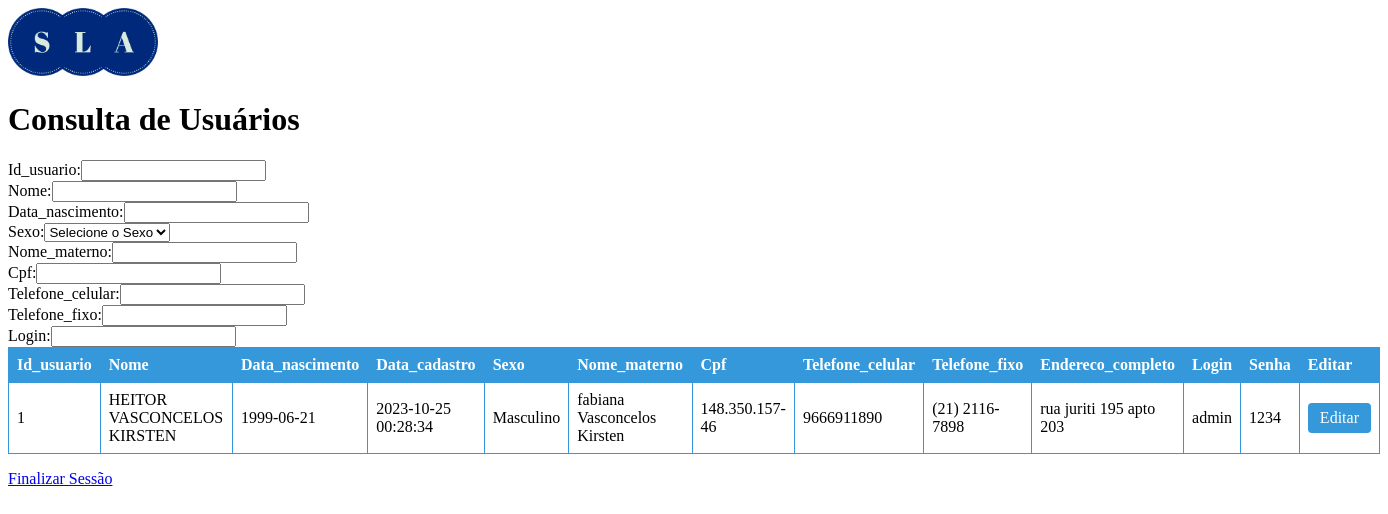
The app's page /search.php (signed in) with its own data.
### tables this page shows
CREATE TABLE `usuario` (
  `id_usuario` int(11) NOT NULL AUTO_INCREMENT,
  `nome` varchar(80) NOT NULL,
  `data_nascimento` date NOT NULL,
  `data_cadastro` timestamp NOT NULL DEFAULT current_timestamp(),
  `sexo` enum('Masculino','Feminino','Outro') NOT NULL,
  `nome_materno` varchar(80) NOT NULL,
  `cpf` char(14) NOT NULL,
  `telefone_celular` char(15) NOT NULL,
  `telefone_fixo` char(15) NOT NULL,
  `endereco_completo` varchar(120) DEFAULT NULL,
  `login` char(6) NOT NULL,
  `senha` char(8) NOT NULL,
  PRIMARY KEY (`id_usuario`),
  UNIQUE KEY `cpf_UNIQUE` (`cpf`),
  UNIQUE KEY `telefone_celular_UNIQUE` (`telefone_celular`),
  UNIQUE KEY `login_UNIQUE` (`login`),
  UNIQUE KEY `senha_UNIQUE` (`senha`)
);

### search.php (the view, shortened to what this page needs)
<!DOCTYPE html>
<html lang="en">
<head>
</head>
<body>
    <img src="img/logo.png" alt="logo" style="max-width: 150px;">
    <h1>Consulta de Usuários</h1>
    <form id="consultaForm">
        <?php
        include('conexao.php');
        $camposExcluidos = array('endereco_completo', 'senha', 'data_cadastro');
        $sql = "DESC usuario";
        $result = $conexao->query($sql);
        while ($row = $result->fetch_assoc()) {
            if (!in_array($row['Field'], $camposExcluidos)) {
                echo '<label for="' . $row['Field'] . '">' . ucfirst($row['Field']) . ':</label>';
                if ($row['Field'] == 'sexo') {
                    echo '<select id="' . $row['Field'] . '" name="' . $row['Field'] . '">
                            <option value="">Selecione o Sexo</option>
                            <option value="Masculino">Masculino</option>
                            <option value="Feminino">Feminino</option>
                            <option value="Outro">Outro</option>
                          </select>';
                } else {
                    echo '<input type="text" id="' . $row['Field'] . '" name="' . $row['Field'] . '">';
                }
                echo '<br>';
            }
        }
        ?>
    </form>
    <?php
    $query = "SELECT * FROM usuario";
    $result = mysqli_query($conexao, $query);
    if ($result) {
        echo '<table>';
        echo '<tr>';
        while ($row = mysqli_fetch_field($result)) {
            echo '<th>' . ucfirst($row->name) . '</th>';
        }
        echo '<th>Editar</th>';
        echo '</tr>';
        while ($row = mysqli_fetch_assoc($result)) {
            echo '<tr>';
            foreach ($row as $value) {
                echo '<td>' . $value . '</td>';
            }
            echo '<td><a class="btn-editar" href="edit.php?id=' . $row['id_usuario'] . '">Editar</a></td>';
            echo '</tr>';
        }
        echo '</table>';
    } else {
        echo "Erro ao buscar usuários.";
    }
    ?>
    <p>
        <a href="logout.php">Finalizar Sessão</a>
    </p>
</body>
</html>

### search.php (style rules this page uses)
table { border-collapse: collapse; width: 100%; }
th, td { border: 1px solid #3498db; text-align: left; padding: 8px; }
th { background-color: #3498db; color: #ffffff; }
.btn-editar { background-color: #3498db; color: #ffffff; padding: 6px 12px; text-decoration: none; border-radius: 4px; display: inline-block; }

### records on screen
usuario: id_usuario "1", nome "HEITOR VASCONCELOS KIRSTEN", data_nascimento "1999-06-21", data_cadastro "2023-10-25 00:28:34", sexo "Masculino", nome_materno "fabiana Vasconcelos Kirsten", cpf "148.350.157-46", telefone_celular "9666911890", telefone_fixo "(21) 2116-7898", endereco_completo "rua juriti 195 apto 203", login "admin", senha "1234"

### other values on screen
$row['Field'] "Id_usuario"
$row['Field'] "Nome"
$row['Field'] "Data_nascimento"
$row['Field'] "Sexo"
$row['Field'] "Nome_materno"
$row['Field'] "Cpf"
$row['Field'] "Telefone_celular"
$row['Field'] "Telefone_fixo"
$row['Field'] "Login"
$row->name "Id_usuario"
$row->name "Nome"
$row->name "Data_nascimento"
$row->name "Data_cadastro"
$row->name "Sexo"
$row->name "Nome_materno"
